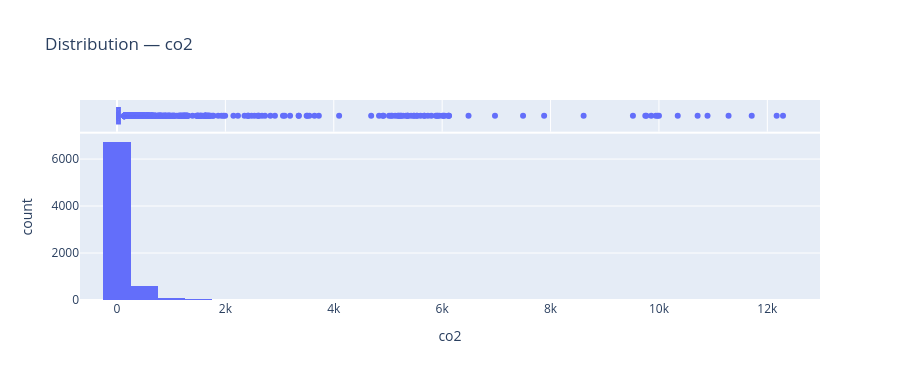
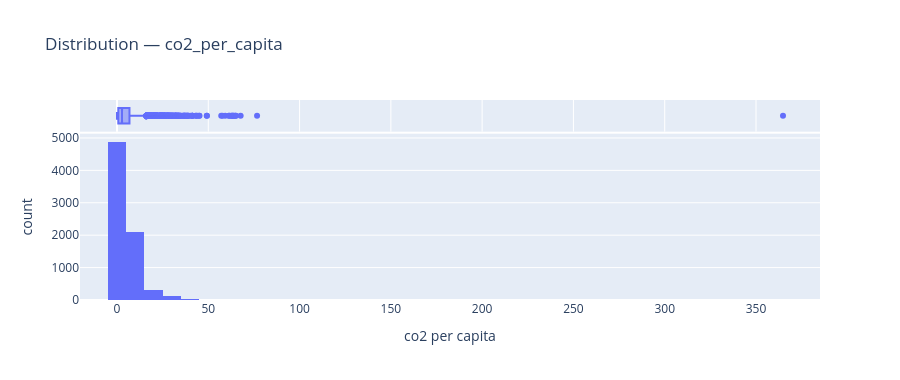
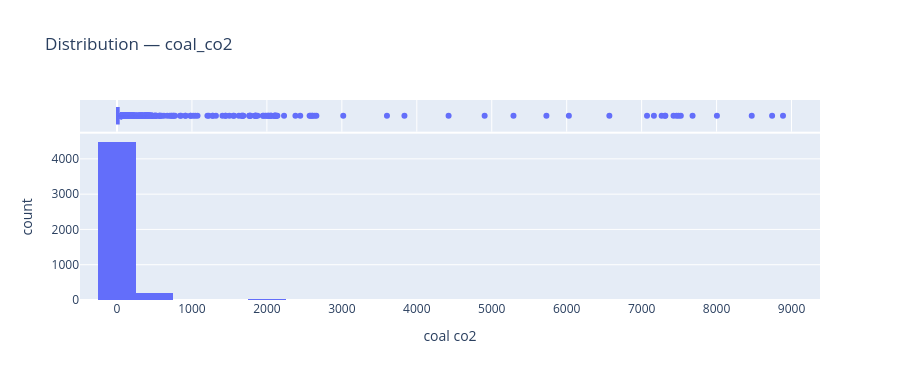
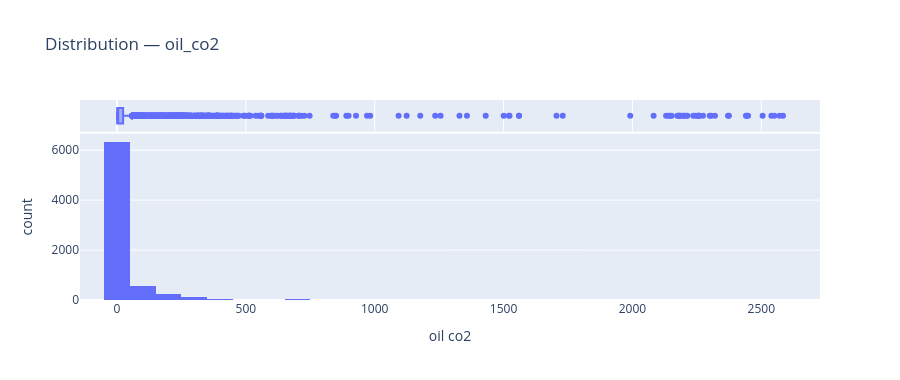

Write notebook code for charts like these, in order.
### Code cell
section("Distribution of key emissions variables (1990+, country rows)")

plot_cols = ["co2", "co2_per_capita", "coal_co2", "oil_co2", "gas_co2",
             "methane", "energy_per_capita"]
plot_cols = [c for c in plot_cols if c in modern.columns]

for c in plot_cols:
    fig = px.histogram(
        modern.dropna(subset=[c]), x=c, nbins=40, marginal="box",
        title=f"Distribution — {c}",
        labels={c: c.replace("_", " ")}
    )
    fig.update_layout(height=380)
    fig.show()

### Figure 1 — Plotly figure (JSON) as saved in the notebook; plotly's stock layout.template omitted (floating-point values rounded to 4 significant figures; data arrays with more than 128 entries replaced by an {"elided": "..."} marker saying what was removed)
{"data": [{"bingroup": "x", "hovertemplate": "co2=%{x}<br>count=%{y}<extra></extra>", "legendgroup": "", "marker": {"color": "#636efa", "pattern": {"shape": ""}}, "name": "", "nbinsx": 40, "orientation": "v", "showlegend": false, "type": "histogram", "x": {"elided": "7508 float values"}, "xaxis": "x", "yaxis": "y"}, {"hovertemplate": "co2=%{x}<extra></extra>", "legendgroup": "", "marker": {"color": "#636efa"}, "name": "", "notched": true, "showlegend": false, "type": "box", "x": {"elided": "7508 float values"}, "xaxis": "x2", "yaxis": "y2"}], "layout": {"barmode": "relative", "height": 380, "legend": {"tracegroupgap": 0}, "title": {"text": "Distribution — co2"}, "xaxis": {"anchor": "y", "domain": [0, 1], "title": {"text": "co2"}}, "xaxis2": {"anchor": "y2", "domain": [0, 1], "matches": "x", "showgrid": true, "showticklabels": false}, "yaxis": {"anchor": "x", "domain": [0, 0.8316], "title": {"text": "count"}}, "yaxis2": {"anchor": "x2", "domain": [0.8416, 1], "matches": "y2", "showgrid": false, "showline": false, "showticklabels": false, "ticks": ""}}}

### Figure 2 — Plotly figure (JSON) as saved in the notebook; plotly's stock layout.template omitted (floating-point values rounded to 4 significant figures; data arrays with more than 128 entries replaced by an {"elided": "..."} marker saying what was removed)
{"data": [{"bingroup": "x", "hovertemplate": "co2 per capita=%{x}<br>count=%{y}<extra></extra>", "legendgroup": "", "marker": {"color": "#636efa", "pattern": {"shape": ""}}, "name": "", "nbinsx": 40, "orientation": "v", "showlegend": false, "type": "histogram", "x": {"elided": "7442 float values"}, "xaxis": "x", "yaxis": "y"}, {"hovertemplate": "co2 per capita=%{x}<extra></extra>", "legendgroup": "", "marker": {"color": "#636efa"}, "name": "", "notched": true, "showlegend": false, "type": "box", "x": {"elided": "7442 float values"}, "xaxis": "x2", "yaxis": "y2"}], "layout": {"barmode": "relative", "height": 380, "legend": {"tracegroupgap": 0}, "title": {"text": "Distribution — co2_per_capita"}, "xaxis": {"anchor": "y", "domain": [0, 1], "title": {"text": "co2 per capita"}}, "xaxis2": {"anchor": "y2", "domain": [0, 1], "matches": "x", "showgrid": true, "showticklabels": false}, "yaxis": {"anchor": "x", "domain": [0, 0.8316], "title": {"text": "count"}}, "yaxis2": {"anchor": "x2", "domain": [0.8416, 1], "matches": "y2", "showgrid": false, "showline": false, "showticklabels": false, "ticks": ""}}}

### Figure 3 — Plotly figure (JSON) as saved in the notebook; plotly's stock layout.template omitted (floating-point values rounded to 4 significant figures; data arrays with more than 128 entries replaced by an {"elided": "..."} marker saying what was removed)
{"data": [{"bingroup": "x", "hovertemplate": "coal co2=%{x}<br>count=%{y}<extra></extra>", "legendgroup": "", "marker": {"color": "#636efa", "pattern": {"shape": ""}}, "name": "", "nbinsx": 40, "orientation": "v", "showlegend": false, "type": "histogram", "x": {"elided": "4752 float values"}, "xaxis": "x", "yaxis": "y"}, {"hovertemplate": "coal co2=%{x}<extra></extra>", "legendgroup": "", "marker": {"color": "#636efa"}, "name": "", "notched": true, "showlegend": false, "type": "box", "x": {"elided": "4752 float values"}, "xaxis": "x2", "yaxis": "y2"}], "layout": {"barmode": "relative", "height": 380, "legend": {"tracegroupgap": 0}, "title": {"text": "Distribution — coal_co2"}, "xaxis": {"anchor": "y", "domain": [0, 1], "title": {"text": "coal co2"}}, "xaxis2": {"anchor": "y2", "domain": [0, 1], "matches": "x", "showgrid": true, "showticklabels": false}, "yaxis": {"anchor": "x", "domain": [0, 0.8316], "title": {"text": "count"}}, "yaxis2": {"anchor": "x2", "domain": [0.8416, 1], "matches": "y2", "showgrid": false, "showline": false, "showticklabels": false, "ticks": ""}}}

### Figure 4 — Plotly figure (JSON) as saved in the notebook; plotly's stock layout.template omitted (floating-point values rounded to 4 significant figures; data arrays with more than 128 entries replaced by an {"elided": "..."} marker saying what was removed)
{"data": [{"bingroup": "x", "hovertemplate": "oil co2=%{x}<br>count=%{y}<extra></extra>", "legendgroup": "", "marker": {"color": "#636efa", "pattern": {"shape": ""}}, "name": "", "nbinsx": 40, "orientation": "v", "showlegend": false, "type": "histogram", "x": {"elided": "7452 float values"}, "xaxis": "x", "yaxis": "y"}, {"hovertemplate": "oil co2=%{x}<extra></extra>", "legendgroup": "", "marker": {"color": "#636efa"}, "name": "", "notched": true, "showlegend": false, "type": "box", "x": {"elided": "7452 float values"}, "xaxis": "x2", "yaxis": "y2"}], "layout": {"barmode": "relative", "height": 380, "legend": {"tracegroupgap": 0}, "title": {"text": "Distribution — oil_co2"}, "xaxis": {"anchor": "y", "domain": [0, 1], "title": {"text": "oil co2"}}, "xaxis2": {"anchor": "y2", "domain": [0, 1], "matches": "x", "showgrid": true, "showticklabels": false}, "yaxis": {"anchor": "x", "domain": [0, 0.8316], "title": {"text": "count"}}, "yaxis2": {"anchor": "x2", "domain": [0.8416, 1], "matches": "y2", "showgrid": false, "showline": false, "showticklabels": false, "ticks": ""}}}
